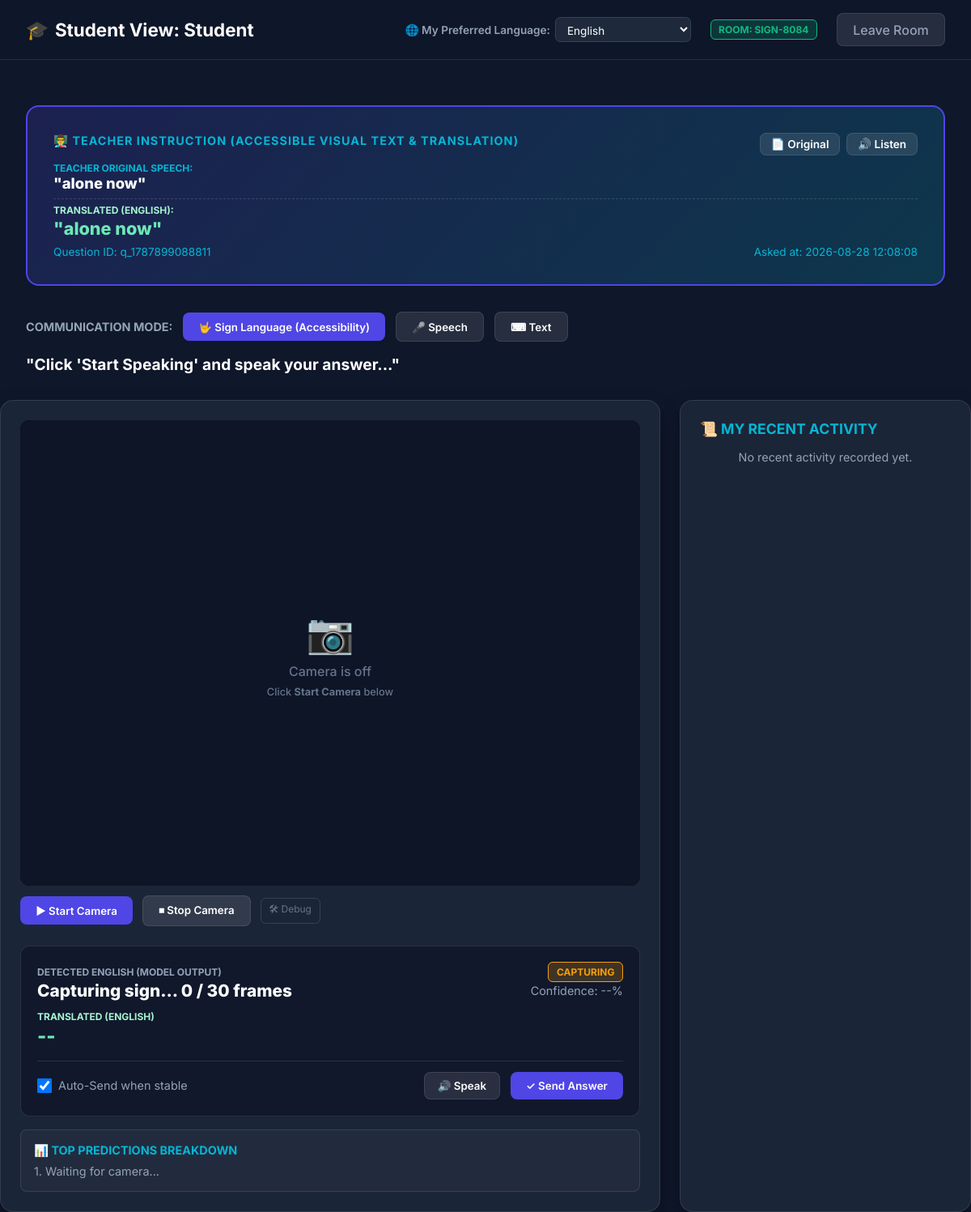
Screenshot of /student/SIGN-8084 with the database file from the repository.
### tables this page shows
CREATE TABLE rooms (
                room_code TEXT PRIMARY KEY,
                teacher_name TEXT NOT NULL,
                room_name TEXT NOT NULL,
                subject TEXT NOT NULL,
                description TEXT,
                max_students INTEGER DEFAULT 30,
                password TEXT,
                created_at TEXT NOT NULL,
                status TEXT DEFAULT 'active'
            , source_language TEXT DEFAULT 'hi', target_language TEXT DEFAULT 'sat', offline_mode INTEGER DEFAULT 0);

CREATE TABLE questions (
                question_id TEXT PRIMARY KEY,
                room_code TEXT NOT NULL,
                teacher_name TEXT NOT NULL,
                question_text TEXT NOT NULL,
                created_at TEXT NOT NULL, source_language TEXT DEFAULT 'hi', target_language TEXT DEFAULT 'sat', translated_text TEXT, latency_ms REAL DEFAULT 0.0,
                FOREIGN KEY (room_code) REFERENCES rooms (room_code)
            );

### app.py (the view)
@app.route('/student/<room_code>')
def student_dashboard_page(room_code):
    student_name = request.args.get('student_name', 'Student')
    room = db.get_room(room_code)
    if not room:
        return redirect(url_for('index_page'))
    latest_question = db.get_latest_question(room_code)
    activity_logs = db.get_student_activity_logs(room_code, student_name)
    return render_template('student_dashboard.html', room=room, student_name=student_name, latest_question=latest_question, activity_logs=activity_logs)

### app.py (called while the page is built)
@app.after_request
def add_header(response):
    response.headers['Cache-Control'] = 'no-cache, no-store, must-revalidate'
    response.headers['Pragma'] = 'no-cache'
    response.headers['Expires'] = '0'
    return response

### src/database.py (called while the page is built)
    def _get_connection(self):
        return sqlite3.connect(self.db_path)

    def get_latest_question(self, room_code):
        conn = self._get_connection()
        cursor = conn.cursor()
        cursor.execute("SELECT question_id, room_code, teacher_name, question_text, created_at FROM questions WHERE room_code = ? ORDER BY created_at DESC LIMIT 1", (room_code,))
        row = cursor.fetchone()
        conn.close()
        if row:
            return {
                'question_id': row[0],
                'room_code': row[1],
                'teacher_name': row[2],
                'question_text': row[3],
                'created_at': row[4]
            }
        return None

### templates/student_dashboard.html (shortened to what this page needs)
<!DOCTYPE html>
<html lang="en">
<head>
    <link rel="stylesheet" href="{{ url_for('static', filename='css/classroom.css') }}">
</head>
<body>
    <nav class="navbar">
        <div class="nav-brand">
            <span>🎓</span>
            <span>Student View: {{ student_name }}</span>
        </div>
        <div class="nav-links">
            <div style="display: flex; align-items: center; gap: 0.4rem;">
                <label for="studentLangSelect" style="color: #94a3b8; font-size: 0.85rem; font-weight: 600;">🌐 My Preferred Language:</label>
                <select id="studentLangSelect" style="background: #1e293b; border: 1px solid #334155; color: #fff; padding: 0.35rem 0.6rem; border-radius: 0.4rem; font-size: 0.85rem;" onchange="onStudentLangChange()">
                    <option value="en" selected>English</option>
                </select>
            </div>
            <span class="badge badge-success">ROOM: {{ room.room_code }}</span>
            <a href="/" class="btn btn-secondary">Leave Room</a>
        </div>
    </nav>
    <div class="container" style="max-width: 1300px; margin-top: 1.5rem;">
        <div class="accessible-teacher-box">
            <div style="display: flex; justify-content: space-between; align-items: center; margin-bottom: 0.5rem;">
                <label id="active-q-label">👨‍🏫 TEACHER INSTRUCTION (ACCESSIBLE VISUAL TEXT & TRANSLATION)</label>
                <div style="display: flex; gap: 0.5rem;">
                    <button class="btn btn-secondary" onclick="toggleOriginalView()" style="padding: 0.3rem 0.8rem; font-size: 0.85rem;">📄 Original</button>
                    <button class="btn btn-secondary" onclick="listenTeacherSpeechAgain()" style="padding: 0.3rem 0.8rem; font-size: 0.85rem;">🔊 Listen</button>
                </div>
            </div>
            <div style="font-size: 0.75rem; color: var(--secondary-color); font-weight: 700; text-transform: uppercase;">Teacher Original Speech:</div>
            <div class="accessible-text" id="student-teacher-broadcast" style="font-size: 1.15rem; margin-bottom: 0.4rem;">"{{ latest_question.question_text if latest_question else 'Waiting for teacher instruction...' }}"</div>
            <div id="teacher-translated-box" style="border-top: 1px dashed rgba(255,255,255,0.15); padding-top: 0.4rem; margin-top: 0.4rem;">
                <div style="font-size: 0.75rem; color: #a7f3d0; font-weight: 700; text-transform: uppercase;">Translated (<span id="teacher-target-lang-label">ENGLISH</span>):</div>
                <div style="font-size: 1.35rem; font-weight: 800; color: #6ee7b7; margin-top: 0.1rem;" id="student-teacher-translated">"{{ latest_question.question_text if latest_question else 'Waiting for teacher instruction...' }}"</div>
            </div>
            <div style="font-size: 0.85rem; color: var(--secondary-color); margin-top: 0.5rem; display: flex; justify-content: space-between;">
                <span id="active-q-id-tag">Question ID: {{ latest_question.question_id if latest_question else 'None' }}</span>
                <span id="active-q-time-tag">Asked at: {{ latest_question.created_at if latest_question else 'Just now' }}</span>
            </div>
        </div>
        <div style="display: flex; gap: 0.8rem; margin-bottom: 1rem; align-items: center; flex-wrap: wrap;">
            <label style="font-weight: 700; color: #94a3b8; font-size: 0.9rem;">COMMUNICATION MODE:</label>
            <button id="btn-mode-sign" class="btn btn-primary" onclick="setResponseMode('sign')">🤟 Sign Language (Accessibility)</button>
            <button id="btn-mode-speech" class="btn btn-secondary" onclick="setResponseMode('speech')">🎤 Speech</button>
            <button id="btn-mode-text" class="btn btn-secondary" onclick="setResponseMode('text')">⌨ Text</button>
        </div>
                <div id="student-voice-transcript" style="font-size: 1.2rem; font-weight: 700; color: #fff;">"Click 'Start Speaking' and speak your answer..."</div>
            </div>
        <div style="display: grid; grid-template-columns: 1fr 360px; gap: 1.5rem;">
            <div class="glass-card" style="padding: 1.5rem;">
                <div class="cam-wrapper" id="camWrapper">
                    <div class="cam-placeholder" id="camPlaceholder">
                        <span class="icon">📷</span>
                        <span>Camera is off</span>
                        <span style="font-size:0.8rem;">Click <strong>Start Camera</strong> below</span>
                    </div>
                </div>
                <div class="cam-controls">
                    <button class="btn btn-primary" id="startCamBtn" onclick="startCamera()">▶ Start Camera</button>
                    <button class="btn btn-secondary" id="stopCamBtn" onclick="stopCamera()" disabled>⏹ Stop Camera</button>
                    <button class="debug-toggle-btn" onclick="toggleCamDebug()">🛠 Debug</button>
                </div>
                <div style="margin-top: 1.5rem; background: rgba(15, 23, 42, 0.8); padding: 1.25rem; border-radius: 0.75rem; border: 1px solid var(--border-color);">
                    <div style="display: flex; justify-content: space-between; align-items: flex-start;">
                        <div>
                            <label style="font-size: 0.75rem; color: var(--text-muted); text-transform: uppercase; font-weight: 700;">DETECTED ENGLISH (MODEL OUTPUT)</label>
                            <div style="font-size: 1.3rem; font-weight: 800; color: #fff; margin-top: 0.1rem;" id="student-detected-sign">Capturing sign... 0 / 30 frames</div>
                            <div style="margin-top: 0.5rem;" id="sign-translated-wrapper">
                                <label style="font-size: 0.75rem; color: #a7f3d0; text-transform: uppercase; font-weight: 700;">TRANSLATED (<span id="student-target-lang-label">ENGLISH</span>)</label>
                                <div style="font-size: 1.5rem; font-weight: 800; color: #6ee7b7; margin-top: 0.1rem;" id="student-translated-sign">--</div>
                            </div>
                        </div>
                        <div style="text-align: right;">
                            <span class="badge badge-warning" id="student-status-badge">CAPTURING</span>
                            <div style="font-size: 0.9rem; color: var(--text-muted); margin-top: 0.4rem;" id="student-confidence-text">Confidence: --%</div>
                        </div>
                    </div>
                    <div style="margin-top: 1rem; display: flex; justify-content: space-between; align-items: center; border-top: 1px solid var(--border-color); padding-top: 0.8rem;">
                        <div style="display: flex; align-items: center; gap: 0.5rem; font-size: 0.9rem; color: var(--text-muted);">
                            <input type="checkbox" id="auto-send-toggle" checked style="width: 18px; height: 18px; cursor: pointer;">
                            <label for="auto-send-toggle" style="cursor: pointer; margin: 0;">Auto-Send when stable</label>
                        </div>
                        <div style="display: flex; gap: 0.8rem;">
                            <button class="btn btn-secondary" id="btn-speak-sign" onclick="speakSignResult()" style="padding: 0.5rem 1rem;">🔊 Speak</button>
                            <button class="btn btn-primary" id="btn-send-answer" onclick="manualSendAnswer()" style="padding: 0.5rem 1.2rem;">✓ Send Answer</button>
                        </div>
                    </div>
                </div>
                <div style="margin-top: 1rem; background: rgba(255,255,255,0.03); padding: 1rem; border-radius: 0.5rem; border: 1px solid var(--border-color);">
                    <h4 style="font-size: 0.9rem; color: var(--secondary-color); margin-bottom: 0.5rem;">📊 TOP PREDICTIONS BREAKDOWN</h4>
                    <div id="top-predictions-container" style="display: flex; gap: 1rem; font-size: 0.9rem; color: var(--text-muted);">
                        <span>1. Waiting for camera...</span>
                    </div>
                </div>
            </div>
            <aside class="glass-card">
                <h3 style="font-size: 1.1rem; margin-bottom: 1rem; color: var(--secondary-color);">📜 MY RECENT ACTIVITY</h3>
                <div class="timeline-list" id="my-activity-container" style="max-height: 480px;">
                    {% for log in activity_logs %}
                    <div class="timeline-item">
                        <div class="timeline-header">
                            <span>❓ {{ log.question_text }}</span>
                            <span class="badge badge-success">{{ log.timestamp }}</span>
                        </div>
                        <div class="timeline-message">"{{ log.message }}"</div>
                        <div style="font-size: 0.8rem; color: var(--text-muted); margin-top: 0.3rem; display: flex; justify-content: space-between;">
                            <span>Status: {{ log.action_type }}</span>
                            <span style="color: var(--accent-green); font-weight: 700;">{{ (log.confidence * 100)|round(1) }}% Conf</span>
                        </div>
                    </div>
                    {% else %}
                    <p style="font-size: 0.9rem; color: var(--text-muted); text-align: center;" id="no-activity-placeholder">No recent activity recorded yet.</p>
                    {% endfor %}
                </div>
            </aside>
        </div>
</body>
</html>

### static/css/classroom.css (style rules this page uses)
:root { --primary-color: #4f46e5; --primary-hover: #4338ca; --secondary-color: #06b6d4; --bg-dark: #0f172a; --card-bg: rgba(30, 41, 59, 0.85); --border-color: rgba(255, 255, 255, 0.1); --text-main: #f8fafc; --text-muted: #94a3b8; --accent-green: #10b981; --accent-red: #ef4444; --accent-amber: #f59e0b; }
* { box-sizing: border-box; margin: 0; padding: 0; font-family: 'Inter', system-ui, -apple-system, sans-serif; }
body { background-color: var(--bg-dark); color: var(--text-main); min-height: 100vh; display: flex; flex-direction: column; }
.navbar { background: rgba(15, 23, 42, 0.95); backdrop-filter: blur(12px); border-bottom: 1px solid var(--border-color); padding: 1rem 2rem; display: flex; justify-content: space-between; align-items: center; position: sticky; top: 0; z-index: 100; }
.nav-brand { font-size: 1.4rem; font-weight: 700; color: #fff; display: flex; align-items: center; gap: 0.5rem; }
.nav-links { display: flex; gap: 1.5rem; align-items: center; }
.nav-links a { color: var(--text-muted); text-decoration: none; font-weight: 500; transition: color 0.2s; }
.btn { padding: 0.6rem 1.2rem; border-radius: 0.5rem; font-weight: 600; cursor: pointer; border: none; transition: all 0.2s; text-decoration: none; display: inline-flex; align-items: center; gap: 0.5rem; }
.btn-primary { background: var(--primary-color); color: #fff; }
.btn-secondary { background: rgba(255, 255, 255, 0.1); color: #fff; border: 1px solid var(--border-color); }
.container { max-width: 1400px; margin: 0 auto; padding: 2rem; width: 100%; flex: 1; }
.glass-card { background: var(--card-bg); backdrop-filter: blur(16px); border: 1px solid var(--border-color); border-radius: 1rem; padding: 1.5rem; box-shadow: 0 10px 25px -5px rgba(0, 0, 0, 0.5); }
.accessible-teacher-box { background: linear-gradient(135deg, rgba(79, 70, 229, 0.2) 0%, rgba(6, 182, 212, 0.2) 100%); border: 2px solid var(--primary-color); border-radius: 1rem; padding: 2rem; margin-bottom: 2rem; }
.accessible-teacher-box label { font-size: 0.9rem; text-transform: uppercase; letter-spacing: 1px; color: var(--secondary-color); font-weight: 700; display: block; margin-bottom: 0.5rem; }
.accessible-text { font-size: 2.2rem; font-weight: 800; color: #ffffff; line-height: 1.3; }
.badge { padding: 0.25rem 0.6rem; border-radius: 0.375rem; font-size: 0.75rem; font-weight: 700; text-transform: uppercase; }
.badge-success { background: rgba(16, 185, 129, 0.2); color: var(--accent-green); border: 1px solid var(--accent-green); }
.badge-warning { background: rgba(245, 158, 11, 0.2); color: var(--accent-amber); border: 1px solid var(--accent-amber); }
.timeline-list { display: flex; flex-direction: column; gap: 1rem; max-height: 400px; overflow-y: auto; }

### templates/student_dashboard.html (style rules this page uses)
.cam-wrapper { position: relative; width: 100%; background: #000; border-radius: 0.75rem; overflow: hidden; aspect-ratio: 4/3; min-height: 240px; }
.cam-placeholder { position: absolute; inset: 0; display: flex; flex-direction: column; align-items: center; justify-content: center; gap: 0.5rem; background: rgba(15,23,42,0.95); color: #64748b; font-size: 1rem; font-weight: 500; border-radius: 0.75rem; z-index: 5; }
.cam-placeholder .icon { font-size: 3rem; }
.cam-controls { display: flex; gap: 0.75rem; margin-top: 0.75rem; align-items: center; flex-wrap: wrap; }
.debug-toggle-btn { font-size: 0.75rem; padding: 0.3rem 0.6rem; background: transparent; border: 1px solid #334155; border-radius: 0.4rem; color: #64748b; cursor: pointer; transition: all 0.2s; }

### rows the page displays
rooms: room_code "SIGN-8084"
questions: question_text "alone now", question_id "q_1787899088811", created_at "2026-08-28 12:08:08"

### other values shown
{{ student_name }} "Student"
